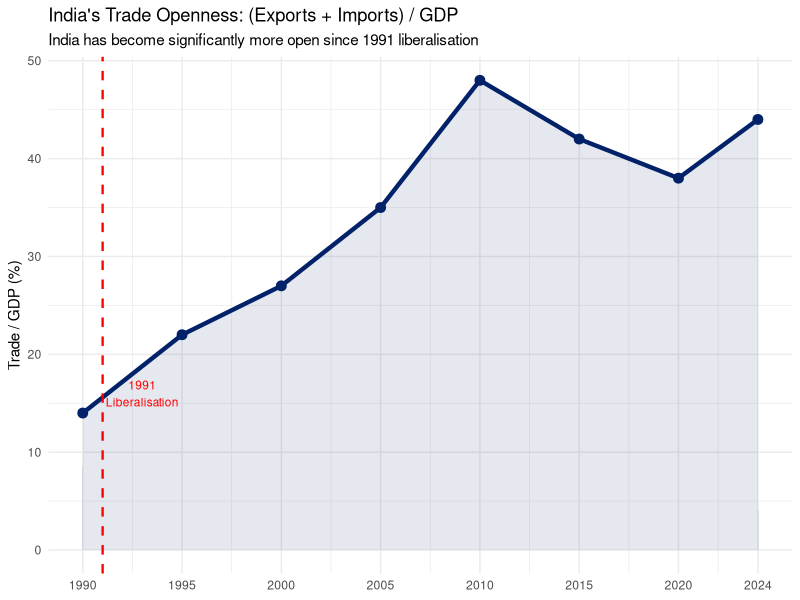

This chart was generated by the following R code:
## ---- chunk 1
#| label: setup
#| include: false
library(ggplot2)
library(dplyr)
library(scales)
options(scipen=999)
theme_set(theme_minimal(base_size=11))
knitr::opts_chunk$set(echo = knitr::is_html_output())
## ---- chunk 2
#| label: fig-trade-gdp
#| fig-cap: "India: Trade Openness (Exports + Imports as % of GDP)\nSource: World Bank, World Development Indicators (WDI)."
#| fig-width: 7
#| fig-height: 4
library(ggplot2)

openness <- data.frame(
  year = c(1990, 1995, 2000, 2005, 2010, 2015, 2020, 2024),
  trade_gdp = c(14, 22, 27, 35, 48, 42, 38, 44)
)

ggplot(openness, aes(x=year, y=trade_gdp)) +
  geom_line(color="#012169", linewidth=1.5) +
  geom_point(color="#012169", size=3) +
  geom_area(fill="#012169", alpha=0.1) +
  geom_vline(xintercept=1991, linetype="dashed", color="red", linewidth=0.8) +
  annotate("text", x=1993, y=16, label="1991\nLiberalisation", color="red", size=3) +
  labs(title="India's Trade Openness: (Exports + Imports) / GDP",
       subtitle="India has become significantly more open since 1991 liberalisation",
       x=NULL, y="Trade / GDP (%)") +
  scale_x_continuous(breaks=c(1990,1995,2000,2005,2010,2015,2020,2024)) +
  theme_minimal(base_size=11)
